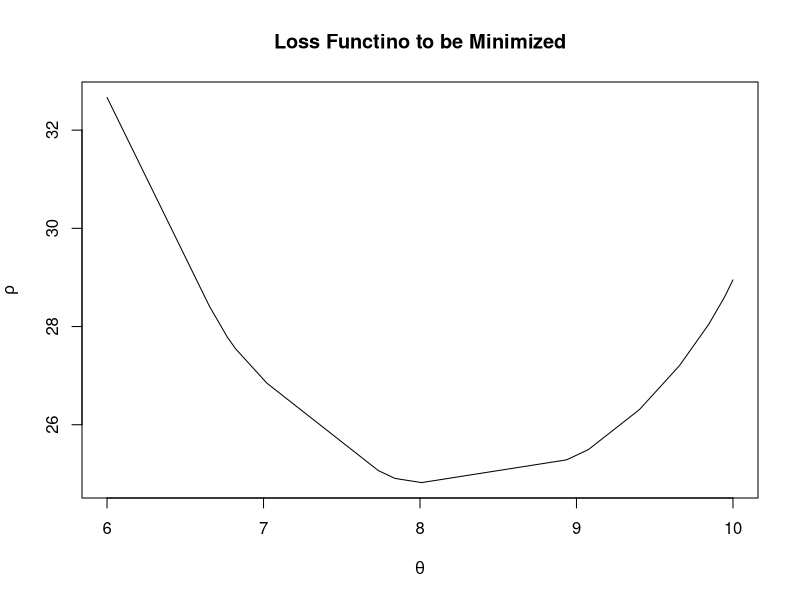

Write the R code that produced this figure.
# The vee function of population variates to obtain the least generalized-absolute deviations
# when this function is minimized for some value q in (0, 1), we get the qth quantile
vee <- function(z, q) {
    val <- q * z
    val[z < 0] <- (q - 1) * z [z < 0]
    return(val)
}

# ex. finding the 30th quantile by minimizing a sum of appropriate vee functions
set.seed(341)
y.pop <- rnorm(25, 10, 3)

# define the loss function (i.e. sum of vee functions) to be minimized
rho.fun <- function(theta, q.val) {
    return (sum(sapply(X = y.pop - theta, FUN = vee, q = q.val)))
}

# plot the function
theta <- seq(6, 10, length.out = 1000)
rho.vals <- numeric(length(theta))
for (i in 1: length(theta)) {
    rho.vals[i] <- rho.fun(theta[i], q.val = 0.3)
}

plot(theta, rho.vals, type = "l",
    xlab = bquote(theta), ylab = bquote(rho[]),
    main = "Loss Functino to be Minimized")

# Use a numerical minimizer to find the argument that minimizes this function
# method 1: nlminb
nlminb(start = 0.5, objective = rho.fun, q.val = 0.3)

# method 2: optimize
optimize(f = rho.fun, interval = range(y.pop), q.val = 0.3)

# method 3: optim
optim(par = 0.5, fn = rho.fun, q.val = 0.3)
